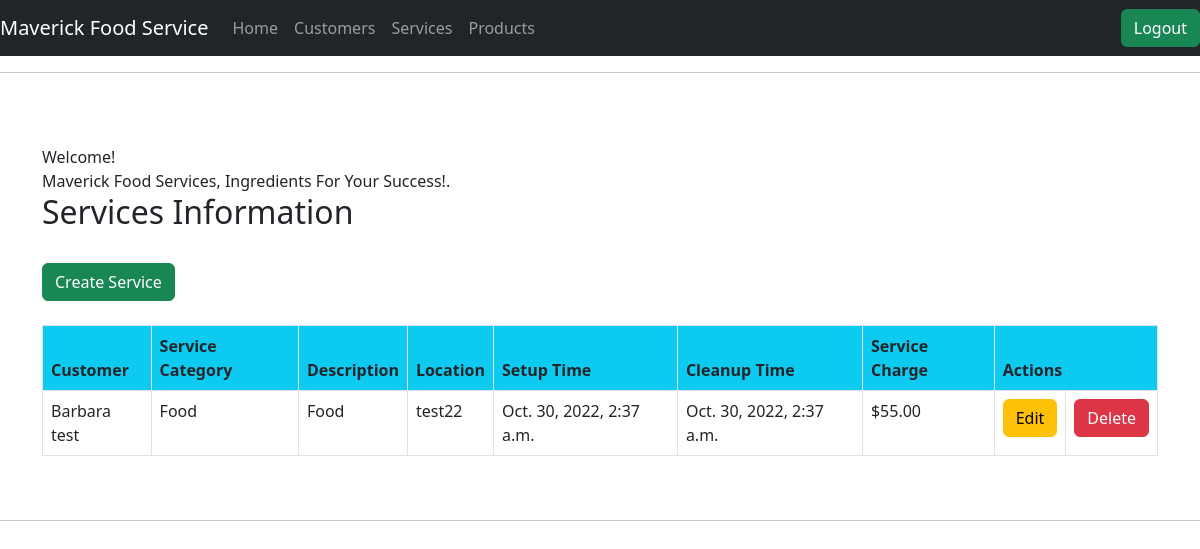
The app's page /service/ with its own data.
### accounts/models.py (models this page shows, shortened)
class Service(models.Model):
    cust_name = models.ForeignKey(Customer, on_delete=models.CASCADE, related_name='services')
    service_category = models.CharField(max_length=100)
    description = models.TextField()
    location = models.CharField(max_length=200)
    setup_time = models.DateTimeField(
        default=timezone.now)
    cleanup_time = models.DateTimeField(
        default=timezone.now)
    service_charge = models.DecimalField(max_digits=10, decimal_places=2)
    created_date = models.DateTimeField(
        default=timezone.now)
    updated_date = models.DateTimeField(auto_now_add=True)

class Customer(models.Model):
    cust_name = models.CharField(max_length=50)
    email = models.EmailField(max_length=100)
    phone = models.CharField(max_length=20)
    bldgroom = models.CharField(max_length=100)
    address = models.CharField(max_length=200)
    city = models.CharField(max_length=50)
    state = models.CharField(max_length=50)
    zipcode = models.CharField(max_length=10)
    organization = models.CharField(max_length=100)
    role = models.CharField(max_length=100)
    def __str__ (self):
        return self.cust_name

### accounts/views.py (the view)
# urls.py: path("service/",views.service, name="service"),
def service(request):
    service = Service.objects.all()
    return render(request, 'accounts/service_list.html', {'service': service})

### accounts/templates/accounts/service_list.html
{% extends 'accounts/main.html' %}
{% block content %}
<br>
<div class="container">
    <div class="panel panel-primary">
        <div class="panel-heading">Welcome!</div>
        <div class="panel-body">
            Maverick Food Services, Ingredients For Your Success!.
        </div>
    </div>
    <div class="row">
        <h2>Services Information</h2>
    </div>
<br>
<a class="btn btn-success  btn-block" href="{% url 'create_service'%}"> Create Service</a>
    <br>
    <br>
<div class="row">
    <div class="col-12">
        <table class="table table-bordered">
            <thead>
                <tr class="bg-info">
                    <th>Customer</th>
                    <th>Service Category</th>
                    <th>Description</th>
                    <th>Location</th>
                    <th>Setup Time</th>
                    <th>Cleanup Time</th>
                    <th>Service Charge</th>
                    <th colspan="3">Actions</th>
                </tr>
            </thead>
            <tbody>
                {% for serv in service %}
                <tr>
                    <td>{{ serv.cust_name }}</td>
                    <td>{{ serv.service_category }}</td>
                    <td>{{ serv.description }}</td>
                    <td>{{ serv.location }}</td>
                    <td>{{ serv.setup_time }}</td>
                    <td>{{ serv.cleanup_time }}</td>
                    <td>${{ serv.service_charge}}</td>
                    <td><a href="{% url 'update_service' serv.id%}"
                           class="btn btn-warning">Edit</a>
                    </td>
                    <td><a href="{% url 'delete_service' serv.id%}"
                           class="btn btn-danger">Delete</a>
                    </td>
                </tr>
            {% endfor %}
            </tbody>
        </table>
    </div>
</div>
</div>
{% endblock %}

### static/css/main.css (style rules this page uses)
body { background-color:blue; }
.container { padding: 2rem 0rem; }

### records on screen
Service: cust_name "Barbara test", service_category "Food", description "Food", location "test22", setup_time "Oct. 30, 2022, 2:37 a.m.", cleanup_time "Oct. 30, 2022, 2:37 a.m.", service_charge "55.00"
